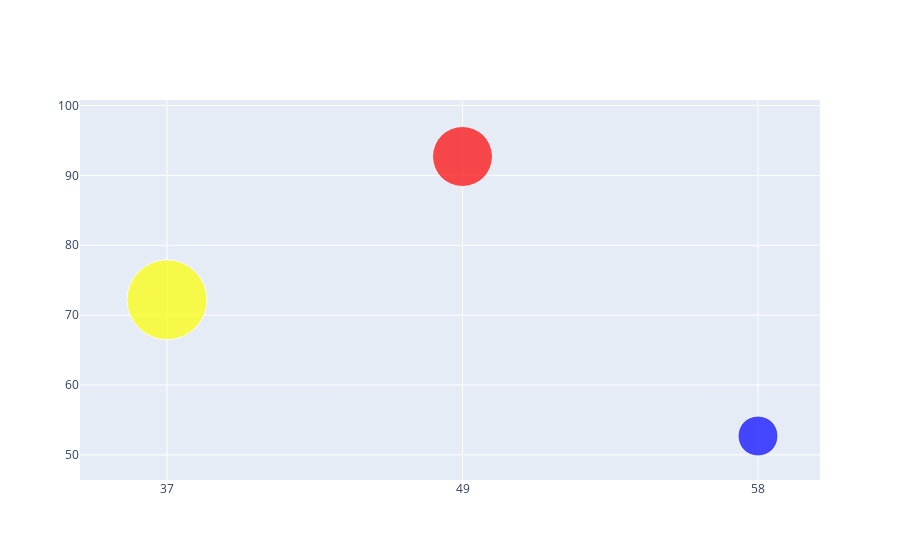

Notebook code cell kept with this figure:
### Code cell
## 气泡图
dfcn = df[
    df['country'] == 'China'
]
t = go.Scatter(
    x = dfcn['world_rank'],
    y = dfcn['citations'],
    mode='markers',
    marker=dict(size=[80,60,40], color=['yellow', 'red', 'blue']),
    text = dfcn['university_name']
)

plotly.offline.iplot([t])

### Figure 1 — Plotly figure (JSON) as saved in the notebook; plotly's stock layout.template omitted (floating-point values rounded to 4 significant figures)
{"data": [{"marker": {"color": ["yellow", "red", "blue"], "size": [80, 60, 40]}, "mode": "markers", "text": ["Peking University", "University of Science and Technology of China", "Tsinghua University"], "type": "scatter", "x": ["37", "49", "58"], "y": [72.2, 92.7, 52.7]}], "layout": {}}
